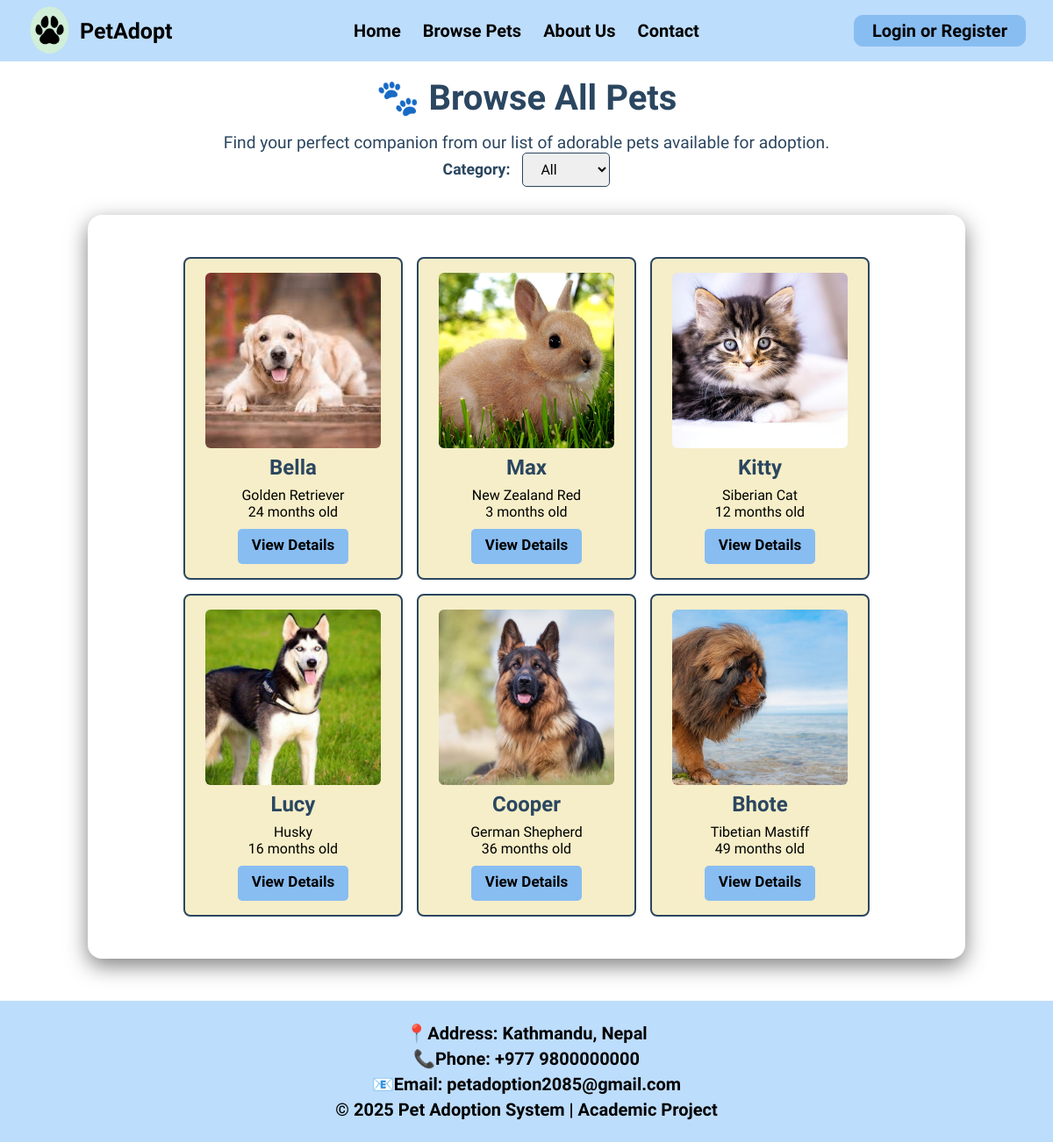
Page /browsePets.php on the earlier database version.
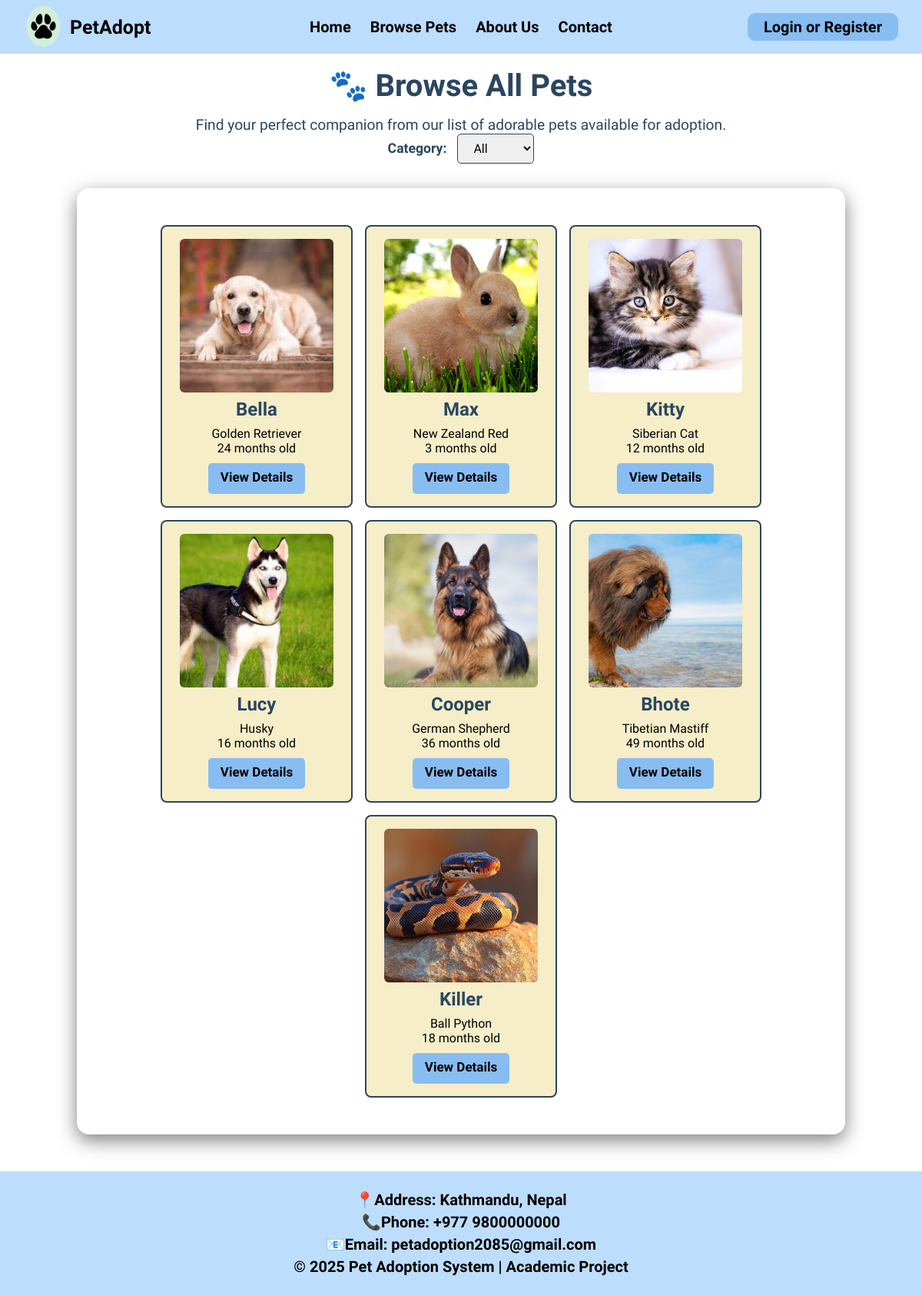
Same page on the later database version.
### tables this page shows
CREATE TABLE `pets` (
  `id` int(11) NOT NULL AUTO_INCREMENT,
  `name` varchar(255) NOT NULL,
  `age` int(11) NOT NULL,
  `gender` enum('Male','Female') NOT NULL,
  `breed` varchar(255) NOT NULL,
  `price` varchar(255) NOT NULL,
  `status` enum('available','adopted') NOT NULL DEFAULT 'available',
  `image` varchar(255) NOT NULL,
  `category` enum('dog','cat','rabbit') NOT NULL,
  `description` text NOT NULL,
  `weight` varchar(10) DEFAULT NULL,
  PRIMARY KEY (`id`)
);

### includes/functions.php (called while the page is built, shortened)
<?php
function sanitize_int(mixed $value): int {
    return (int) filter_var($value, FILTER_SANITIZE_NUMBER_INT);
}
function e(string $value): string {
    return htmlspecialchars($value, ENT_QUOTES | ENT_SUBSTITUTE, 'UTF-8');
}

### browsePets.php (the view, shortened to what this page needs)
<?php
include("navbar.php");
include("includes/functions.php");
$status = "available";
if (isset($_GET['category']) && !empty($_GET['category'])) {
    $category = sanitize_string($_GET['category']);
    $stmt = $con->prepare("SELECT * FROM pets WHERE status = ? AND category = ?");
    $stmt->bind_param("ss", $status, $category);
} else {
    $stmt = $con->prepare("SELECT * FROM pets WHERE status = ?");
    $stmt->bind_param("s", $status);
}
$stmt->execute();
$pets_result = $stmt->get_result();
?>
<html>
<head>
    <link rel="stylesheet" href="assets/css/style.css">
    <link rel="stylesheet" href="https://cdnjs.cloudflare.com/ajax/libs/font-awesome/6.5.0/css/all.min.css">
</head>
<body>
    <div class="browse-container">
        <div class="browse-header">
            <h1>🐾 Browse All Pets</h1>
            <p>Find your perfect companion from our list of adorable pets available for adoption.</p>
            <form method="GET" action="browsePets.php" class="category-form">
                <label for="category" style="font-size:1.1rem; font-weight:bold; color:#2b4660;">Category:</label>
                <select name="category" id="category" onchange="this.form.submit()">
                    <option value="">All</option>
                </select>
            </form>
        </div>
        <div class="pet-grid">
            <?php
            if ($pets_result && mysqli_num_rows($pets_result) > 0) {
                while ($pet = mysqli_fetch_assoc($pets_result)) {
                    echo '
                    <div class="pet-card">
                        <img src="assets/images/' . e($pet['image'] ?? 'default_pet.jpg') . '" alt="' . e($pet['name']) . '">
                        <h2>' . e($pet['name']) . '</h2>
                        <p>' . e($pet['breed']) . '</p>
                        <p>' . e($pet['age']) . ' months old</p>
                        <a href="pet-details.php?id=' . sanitize_int($pet['id']) . '" class="adopt-btn">View Details</a>';
                    echo '</div>';
                }
            } else {
                echo '<h2 style="color:red; text-align:center;">No pets available at the moment 😿</h2>';
            }
            ?>
        </div>
    </div>
</body>
</html>
<?php include("footer.php"); ?>

### navbar.php (shortened to what this page needs)
<?php
$user = null;
?>
<html>
<head>
    <link rel="stylesheet" href="assets/css/style.css">
</head>
<body>
    <header>
        <div class="navigationbar">
            <a class="leftsection">
                <img src="assets/images/logo.png" alt="Logo" class="logo">
                <span class="Title">PetAdopt</span>
            </a>
            <div class="MidSection">
                <?php if ($user): ?>
                    <a href="user.php">Home</a>
                <?php else: ?>
                    <a href="index.php">Home</a>
                <?php endif; ?>
                <a href="browsePets.php">Browse Pets</a>
                <?php if ($user): ?>
                    <?php if ($user['role'] == 'admin'): ?>
                        <a href="myRequests.php">User Request</a>
                    <?php else: ?>
                        <a href="myRequests.php">My Requests</a>
                    <?php endif; ?>
                    <a href="myprofile.php">My Profile</a>
                    <?php if ($user['role'] == 'superadmin'): ?>
                        <a href="adminpanel.php">Admin Panel</a>
                    <?php endif; ?>
                <?php else: ?>
                    <a href="index.php#about">About Us</a>
                    <a href="index.php#footer">Contact</a>
                <?php endif; ?>
            </div>
            <div class="Login_Button">
                <?php if ($user): ?>
                    <a href="logout.php">Logout</a>
                <?php else: ?>
                    <a href="login.php">Login or Register</a>
                <?php endif; ?>
            </div>
        </div>
    </header>
</body>
</html>

### footer.php
<footer>
    <div class="footersection">
        <p>📍Address: Kathmandu, Nepal</p>
        <p>📞Phone: +977 9800000000</p>
        <p>📧Email: petadoption2085@gmail.com</p>
        <p>&copy; 2025 Pet Adoption System | Academic Project</p>
    </div>
</footer>

### assets/css/style.css (style rules this page uses)
* { margin: 0; padding: 0; box-sizing: border-box; font-family: "Agdasima", sans-serif; }
body { display: flex; flex-direction: column; }
a { text-decoration: none; }
.navigationbar { display: flex; align-items: center; justify-content: space-between; padding: 0 30px; border: 1px solid #bdddfc; background-color: #bdddfc; height: 70px; position: fixed; top: 0; width: 100%; z-index: 1000; }
.leftsection { display: flex; align-items: center; gap: 10px; text-decoration: none; }
.logo { height: 60px; width: 50px; }
.Title { font-size: 25px; color: black; font-weight: 700; }
.MidSection { display: flex; gap: 25px; position: absolute; left: 50%; transform: translateX(-50%); }
.MidSection a { color: black; font-size: 20px; font-weight: 700; text-decoration: none; }
.Login_Button { display: flex; align-items: center; }
.Login_Button a { color: black; font-size: 20px; font-weight: 700; padding: 5px 20px; border: 1px solid #88bdf2; background-color: #88bdf2; border-radius: 10px; text-decoration: none; }
.pet-grid { display: flex; justify-content: center; gap: 1rem; flex-wrap: wrap; border-radius: 16px; padding: 3rem 1.5rem; box-shadow: 0 8px 25px rgba(0, 0, 0, 0.5); }
.pet-card { background-color: #f5eec8; border: 2px solid #2b4660; border-radius: 8px; padding: 1rem; width: 250px; text-align: center; }
.pet-card img { width: 200px; height: 200px; object-fit: cover; border-radius: 6px; }
.pet-card h2 { color: #2b4660; margin: 0.5rem 0; }
.adopt-btn { text-decoration: none; background-color: #88bdf2; color: black; border: none; width: auto; padding: 0.5rem 1rem; border-radius: 5px; cursor: pointer; height: 40px; font-size: 17px; font-weight: bold; text-align: center; display: inline-block; margin-top: 10px; }
.footersection { background-color: #bdddfc; text-align: center; padding: 20px 0; margin-top: 3rem; }
.footersection p { margin: 5px 0; font-size: 20px; font-weight: 700; }
.browse-container { max-width: 1000px; margin: 5.5rem auto 0 auto; }
.browse-header { text-align: center; margin-bottom: 2rem; color: #2b4660; }
.browse-header h1 { font-size: 2.5rem; margin-bottom: 1rem; }
.browse-header p { font-size: 1.2rem; }
form { text-align: left; display: flex; flex-direction: column; gap: 0.5rem; }
label { font-size: 1.25rem; font-weight: bold; color: #2b4660; }
.category-form { margin-top: 1rem; display: inline; }
.category-form select { padding: 0.5rem 1rem; border-radius: 5px; border: 1px solid #2b4660; margin-left: 10px; font-size: 1rem; }

Differences in the rows shown:
added pets: image (picture), name "Killer", breed "Ball Python", age "18"
